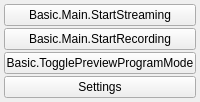
  <widget class="OBSDock" name="controlsDock">
   <property name="features">
    <set>QDockWidget::DockWidgetClosable|QDockWidget::DockWidgetMovable|QDockWidget::DockWidgetFloatable</set>
   </property>
   <property name="windowTitle">
    <string>Basic.Main.Controls</string>
   </property>
   <attribute name="dockWidgetArea">
    <number>8</number>
   </attribute>
   <widget class="QWidget" name="controlsDockContents">
    <layout class="QVBoxLayout" name="buttonsVLayout">
     <property name="spacing">
      <number>2</number>
     </property>
     <property name="leftMargin">
      <number>4</number>
     </property>
     <property name="topMargin">
      <number>4</number>
     </property>
     <property name="rightMargin">
      <number>4</number>
     </property>
     <property name="bottomMargin">
      <number>4</number>
     </property>
     <item>
      <widget class="QPushButton" name="streamButton">
       <property name="enabled">
        <bool>true</bool>
       </property>
       <property name="sizePolicy">
        <sizepolicy hsizetype="Ignored" vsizetype="Fixed">
         <horstretch>0</horstretch>
         <verstretch>0</verstretch>
        </sizepolicy>
       </property>
       <property name="minimumSize">
        <size>
         <width>150</width>
         <height>0</height>
        </size>
       </property>
       <property name="text">
        <string>Basic.Main.StartStreaming</string>
       </property>
       <property name="checkable">
        <bool>true</bool>
       </property>
      </widget>
     </item>
     <item>
      <layout class="QHBoxLayout" name="recordingLayout">
       <property name="spacing">
        <number>2</number>
       </property>
       <property name="leftMargin">
        <number>0</number>
       </property>
       <property name="topMargin">
        <number>0</number>
       </property>
       <property name="rightMargin">
        <number>0</number>
       </property>
       <property name="bottomMargin">
        <number>0</number>
       </property>
       <item>
        <widget class="RecordButton" name="recordButton">
         <property name="enabled">
          <bool>true</bool>
         </property>
         <property name="sizePolicy">
          <sizepolicy hsizetype="Ignored" vsizetype="Fixed">
           <horstretch>0</horstretch>
           <verstretch>0</verstretch>
          </sizepolicy>
         </property>
         <property name="minimumSize">
          <size>
           <width>0</width>
           <height>0</height>
          </size>
         </property>
         <property name="text">
          <string>Basic.Main.StartRecording</string>
         </property>
         <property name="checkable">
          <bool>true</bool>
         </property>
        </widget>
       </item>
      </layout>
     </item>
     <item>
      <spacer name="expVSpacer">
       <property name="orientation">
        <enum>Qt::Vertical</enum>
       </property>
       <property name="sizeHint" stdset="0">
        <size>
         <width>0</width>
         <height>0</height>
        </size>
       </property>
      </spacer>
     </item>
     <item>
      <widget class="QPushButton" name="modeSwitch">
       <property name="sizePolicy">
        <sizepolicy hsizetype="Ignored" vsizetype="Fixed">
         <horstretch>0</horstretch>
         <verstretch>0</verstretch>
        </sizepolicy>
       </property>
       <property name="minimumSize">
        <size>
         <width>150</width>
         <height>0</height>
        </size>
       </property>
       <property name="text">
        <string>Basic.TogglePreviewProgramMode</string>
       </property>
       <property name="checkable">
        <bool>true</bool>
       </property>
      </widget>
     </item>
     <item>
      <widget class="QPushButton" name="settingsButton">
       <property name="sizePolicy">
        <sizepolicy hsizetype="Ignored" vsizetype="Fixed">
         <horstretch>0</horstretch>
         <verstretch>0</verstretch>
        </sizepolicy>
       </property>
       <property name="minimumSize">
        <size>
         <width>150</width>
         <height>0</height>
        </size>
       </property>
       <property name="text">
        <string>Settings</string>
       </property>
      </widget>
     </item>
    </layout>
   </widget>
  </widget>
